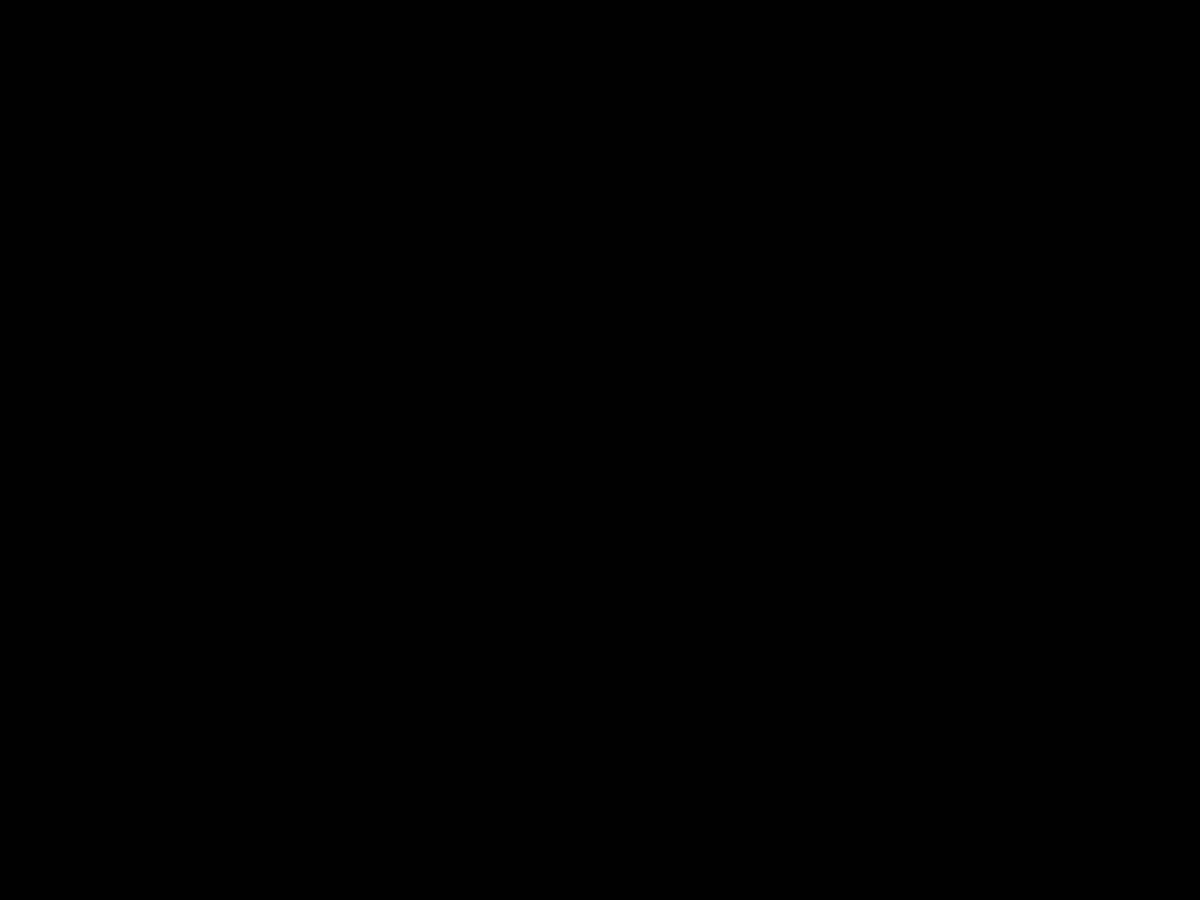
Frame 1 (no input)
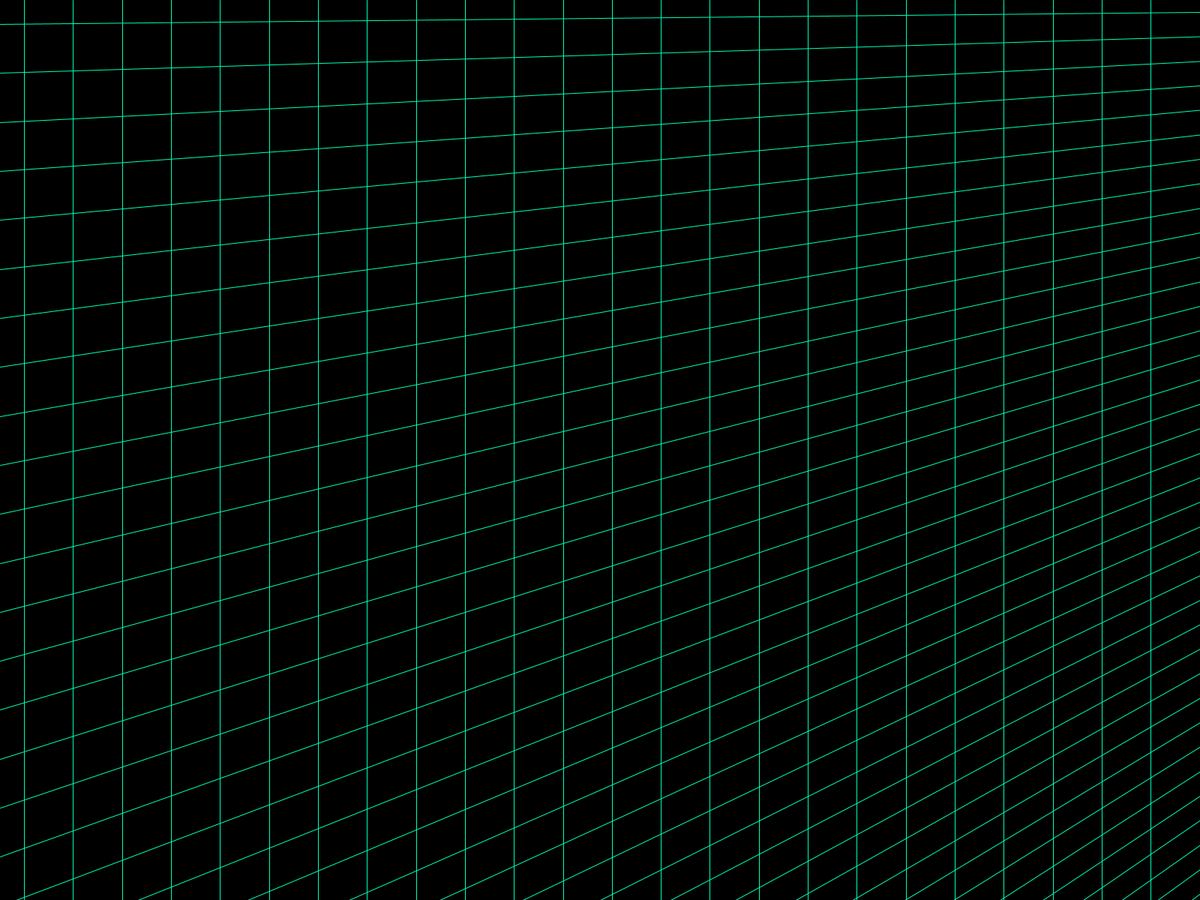
Frame 60 (the mouse pressed at the canvas centre just before this capture)
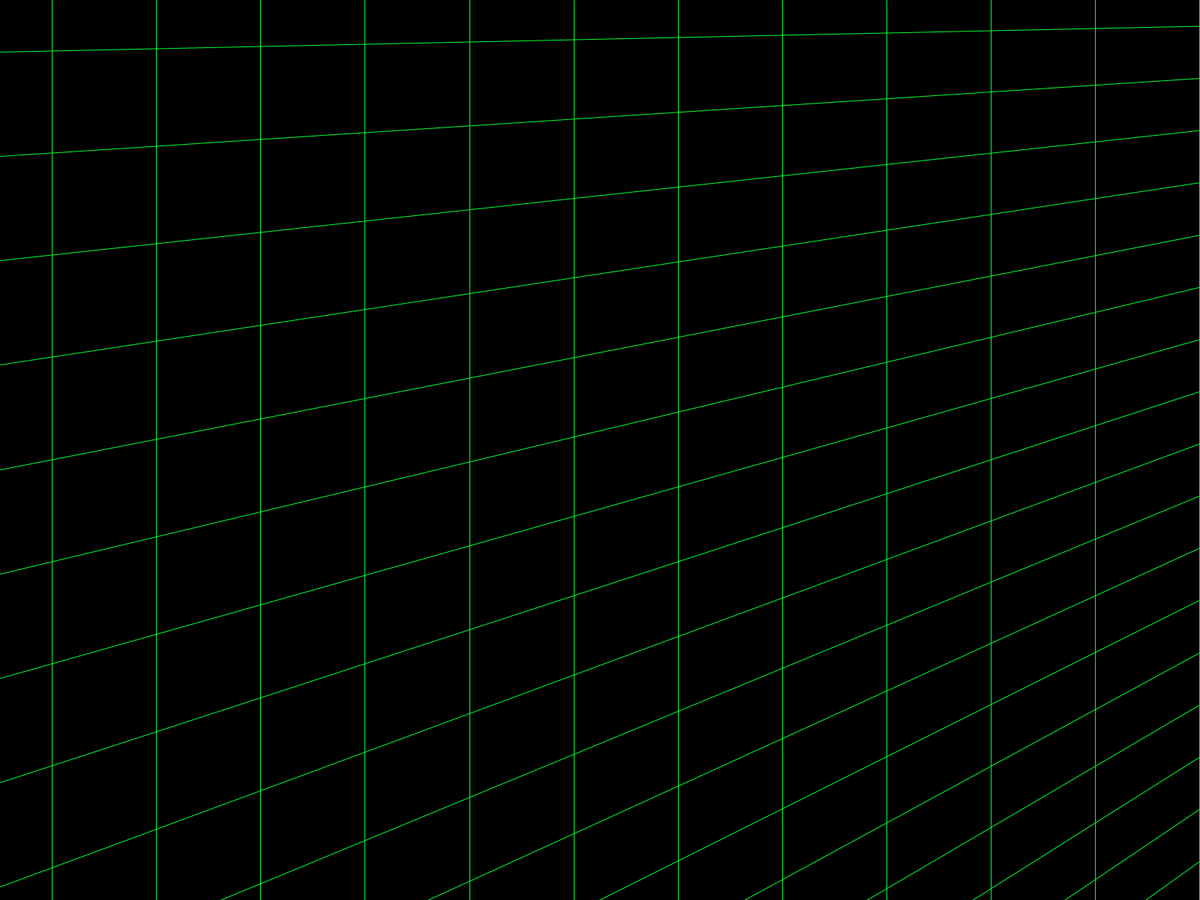
Frame 120 (the mouse held since frame 60 and released just before this capture)

The Processing sketch that drew these frames (run headless with seeded random() and noise(); from frame 60 on, the mouse is pressed at the canvas centre):

// Processing sketch: sketch_170627a
// ── sketch_170627a.pde
/**
 * Constants
 */

private static final int MAX_LINES = 64;

private static final int MAX_KEYS = 4;

/**
 * Values
 */

private int pressedKeysCounter = 0;

private float density = 0f;

private float bpm = 130f;

private int nextBeatMillis = millis();

private int beatDistanceMillis;

/**
 * Lifecycle
 */

void setup() {
  //size(1920, 1080);
  fullScreen(2);
  setBpm(128f);
}

void draw() {
  background(0);
  drawGrid();
}

void keyPressed() {
  if (++pressedKeysCounter > MAX_KEYS) {
    pressedKeysCounter = MAX_KEYS;
  }
  
   println("keyPressed(): pressedKeysCounter: " + pressedKeysCounter);
}

void keyReleased() {
  if (--pressedKeysCounter < 0) {
    pressedKeysCounter = 0;
  }
  println("keyReleased(): pressedKeysCounter: " + pressedKeysCounter);
}

private void drawGrid() {
  noFill();
  stroke(getColor());

  //final float density = (pressedKeysCounter + 1 / MAX_KEYS);
  if (passedBeat()) {
    density = random(2f);
  }
  
  final int numberOfLines = (int) (MAX_LINES * density);
  final float lineLength = width * 2f;
  final float lineLengthHalf = lineLength / 2f;
  final float lineDistance = lineLength / numberOfLines;

  pushMatrix();
 
  //rotate(0.01 * frameCount % 1000);

  for (float x = -lineLengthHalf; x < (width + lineLengthHalf); x += lineDistance) {
    line(x, 0, x, lineLength);
    line(0, x, lineLength, 0);
  }
  translate(width/2, height/2);
  popMatrix();
}

private color getColor() {
  return 0xFF00FF00 | ((int) millis() * 4);
}

private void setBpm(final float bpm) {
  //this.bpm = bpm;
  
  beatDistanceMillis = (int) (((60f / bpm) * 1000f) / 4f);
  nextBeatMillis = millis();
}

private boolean passedBeat() {
  if (millis() >= nextBeatMillis) {
    if ((int) random(12f) % 12 == 0) {
      nextBeatMillis = millis() + beatDistanceMillis;
      return true;
    } else {
      return false;
    }
  } else {
    return false;
  }
}
